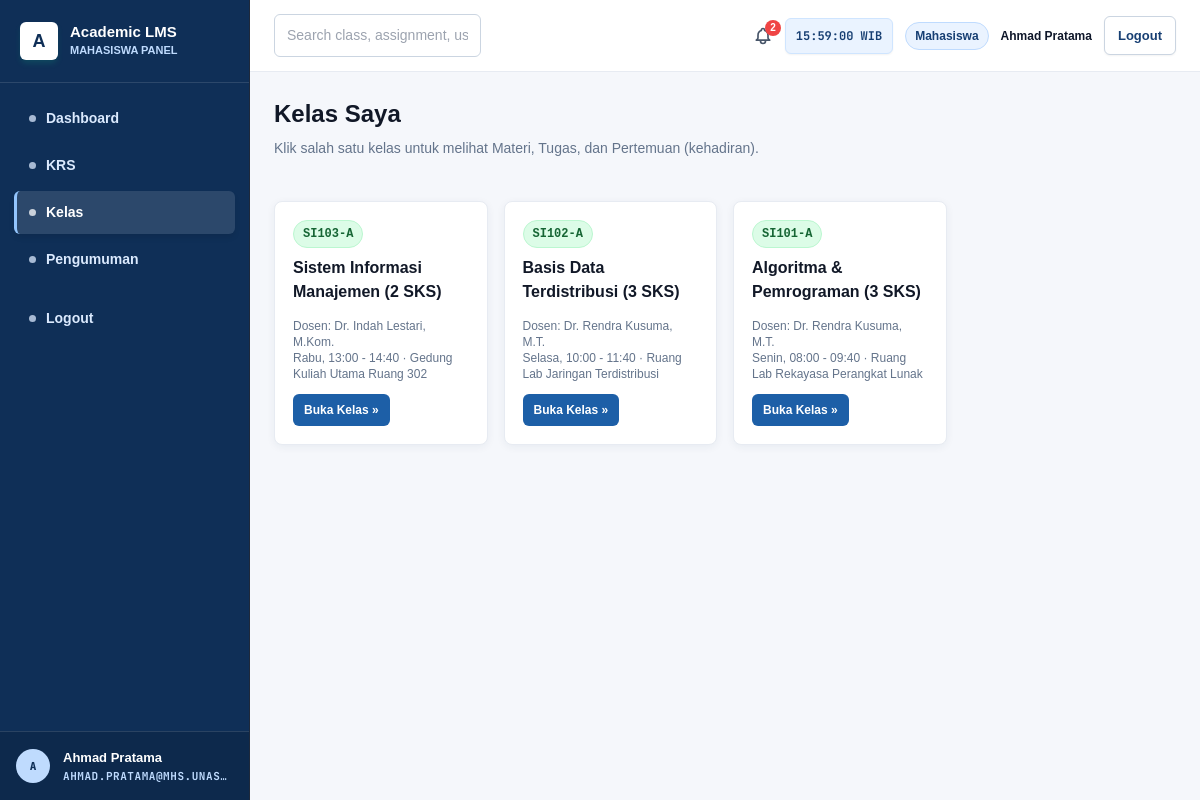
Page /mahasiswa/kelas.php (signed in) on the committed database.
### tables this page shows
CREATE TABLE IF NOT EXISTS kelas (
  id INT AUTO_INCREMENT PRIMARY KEY,
  matakuliah_id INT NOT NULL,
  dosen_id INT,
  kode_kelas VARCHAR(50) NOT NULL UNIQUE,
  semester INT NOT NULL,
  tahun_akademik VARCHAR(20) DEFAULT '2025/2026',
  hari VARCHAR(20) NOT NULL,
  jam_mulai TIME NOT NULL,
  jam_selesai TIME NOT NULL,
  ruangan VARCHAR(100) NOT NULL,
  kapasitas INT NOT NULL DEFAULT 40,
  jumlah_mahasiswa INT DEFAULT 0,
  FOREIGN KEY (matakuliah_id) REFERENCES matakuliah(id) ON DELETE CASCADE,
  FOREIGN KEY (dosen_id) REFERENCES dosen(id) ON DELETE SET NULL
);

CREATE TABLE IF NOT EXISTS matakuliah (
  id INT AUTO_INCREMENT PRIMARY KEY,
  kode_matkul VARCHAR(20) NOT NULL UNIQUE,
  nama_matkul VARCHAR(150) NOT NULL,
  sks INT NOT NULL
);

CREATE TABLE IF NOT EXISTS users (
  id INT AUTO_INCREMENT PRIMARY KEY,
  username VARCHAR(50) NOT NULL UNIQUE,
  password VARCHAR(255) NOT NULL,
  nama_lengkap VARCHAR(150) NOT NULL,
  email VARCHAR(100) NOT NULL UNIQUE,
  role ENUM('admin', 'dosen', 'mahasiswa') NOT NULL,
  status ENUM('aktif', 'nonaktif') DEFAULT 'aktif',
  created_at TIMESTAMP DEFAULT CURRENT_TIMESTAMP,
  updated_at TIMESTAMP DEFAULT CURRENT_TIMESTAMP ON UPDATE CURRENT_TIMESTAMP
);

### mahasiswa/kelas.php (the view, shortened to what this page needs)
<?php
require_once __DIR__ . '/../auth/check_auth.php';
$mhs_id = $_SESSION['mahasiswa_id'] ?? 0;
$rows = $pdo->prepare("
    SELECT k.id, k.kode_kelas, k.hari, k.jam_mulai, k.jam_selesai, k.ruangan, mk.nama_matkul, mk.sks, u.nama_lengkap AS dosen
    FROM krs
    JOIN kelas k ON krs.kelas_id = k.id
    JOIN matakuliah mk ON krs.matakuliah_id = mk.id
    LEFT JOIN dosen d ON k.dosen_id = d.id
    LEFT JOIN users u ON d.user_id = u.id
    WHERE krs.mahasiswa_id = :id
    ORDER BY k.hari, k.jam_mulai
");
$rows->execute(['id' => $mhs_id]);
$rows = $rows->fetchAll();
?>
<!DOCTYPE html>
<html lang="id">
<head>
    <script src="https://cdn.tailwindcss.com"></script>
    <link rel="stylesheet" href="../assets/css/app.css">
</head>
<body class="bg-slate-50">
<?php include __DIR__ . '/../components/sidebar.php'; ?>
<div class="main-content">
    <?php include __DIR__ . '/../components/header.php'; ?>
    <main class="page-container">
        <div class="page-header">
            <div>
                <h1 class="page-title">Kelas Saya</h1>
                <p class="page-subtitle">Klik salah satu kelas untuk melihat Materi, Tugas, dan Pertemuan (kehadiran).</p>
            </div>
        </div>
        <?php if (empty($rows)): ?>
            <div class="card text-center py-12 text-slate-400 font-mono text-xs">
                Anda belum mengambil kelas. Silakan pilih kelas melalui menu <a href="krs.php" class="btn-link-emerald">KRS</a>.
            </div>
        <?php else: ?>
            <div class="stats-grid">
                <?php foreach ($rows as $r): ?>
                    <a href="kelas_detail.php?id=<?= $r['id'] ?>" class="card table-row-hover" style="display:block;text-decoration:none;">
                        <span class="badge badge-emerald font-mono"><?= htmlspecialchars($r['kode_kelas']) ?></span>
                        <h3 class="card-title mt-2"><?= htmlspecialchars($r['nama_matkul']) ?> (<?= $r['sks'] ?> SKS)</h3>
                        <p class="text-xs text-slate-500 mt-1">Dosen: <?= htmlspecialchars($r['dosen'] ?? 'Belum Ditentukan') ?></p>
                        <p class="text-xs text-slate-500"><?= htmlspecialchars($r['hari']) ?>, <?= date('H:i', strtotime($r['jam_mulai'])) ?> - <?= date('H:i', strtotime($r['jam_selesai'])) ?> · <?= htmlspecialchars($r['ruangan']) ?></p>
                        <span class="btn-primary btn-sm mt-3" style="display:inline-block;">Buka Kelas &raquo;</span>
                    </a>
                <?php endforeach; ?>
            </div>
        <?php endif; ?>
    </main>
</div>
</body>
</html>

### rows in the picture
kelas: kode_kelas "SI103-A", matakuliah.nama_matkul "Sistem Informasi Manajemen", matakuliah.sks "2", users.nama_lengkap "Dr. Indah Lestari, M.Kom.", hari "Rabu", jam_mulai "13:00", jam_selesai "14:40", ruangan "Gedung Kuliah Utama Ruang 302"
kelas: kode_kelas "SI102-A", matakuliah.nama_matkul "Basis Data Terdistribusi", matakuliah.sks "3", users.nama_lengkap "Dr. Rendra Kusuma, M.T.", hari "Selasa", jam_mulai "10:00", jam_selesai "11:40", ruangan "Ruang Lab Jaringan Terdistribusi"
kelas: kode_kelas "SI101-A", matakuliah.nama_matkul "Algoritma & Pemrograman", matakuliah.sks "3", users.nama_lengkap "Dr. Rendra Kusuma, M.T.", hari "Senin", jam_mulai "08:00", jam_selesai "09:40", ruangan "Ruang Lab Rekayasa Perangkat Lunak"

### other values in the picture
$current_role "MAHASISWA"
$item[0] "Dashboard"
$item[0] "KRS"
$item[0] "Kelas"
$item[0] "Pengumuman"
substr($_SESSION['nama_lengkap'] ?? 'U', 0, 1) "A"
$_SESSION['nama_lengkap'] "Ahmad Pratama"
$_SESSION['email'] "AHMAD.PRATAMA@MHS.UNAS…"
$notif_count "2"
$current_role "Mahasiswa"
$user_display_name "Ahmad Pratama"
